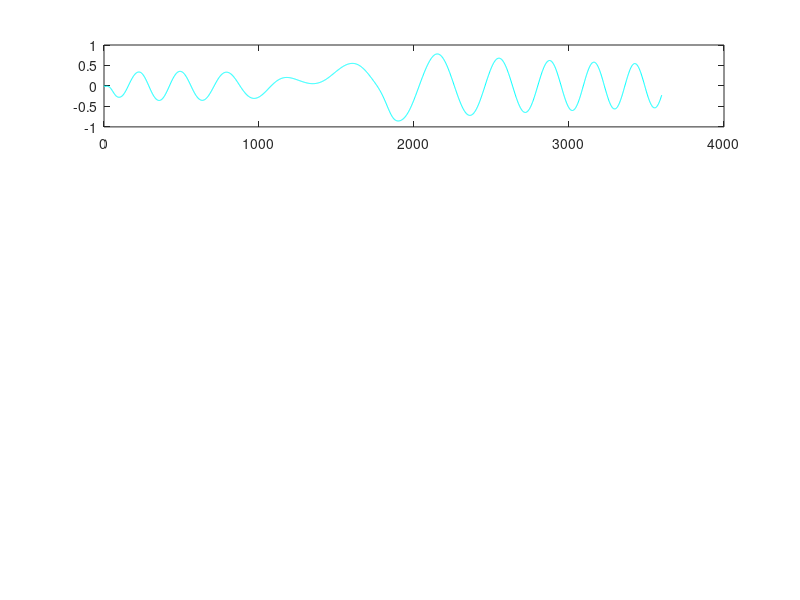

MATLAB code to generate this figure: (Note: this script raises an error after producing the figure.)
clear;close all;clc;
%% MEKF filter -- Spacecraft Attitude Estimation with Gyro Bias Compensation
% Author: Erin McNeil
% Date: 10/26/24

format long
%%
load('A5P7.mat') % load simulated gyro measurement data

%%  
sigma_theta = 5; %deg
sigma_Beta = 0.1/3600; %deg/sec
P_1 = (sigma_theta^2)*eye(3);
P_2 = (sigma_Beta^2)*eye(3);
P = blkdiag(P_1, P_2);

dt = 1;
sigma_v = 0.1/3600; %deg/sec
sigma_u = 0.1*(1/3600); %deg/sec standard deviation in all three axes
Q_1 = ((sigma_v^2)*dt + (1/3)*(sigma_u^2)*dt^3)*eye(3);
Q_2 = -(0.5*(sigma_u^2)*dt^2)*eye(3);
Q_3 = -(0.5*(sigma_u^2)*dt^2)*eye(3);
Q_4 = (sigma_v^2)*dt*eye(3);
Q = [Q_1 Q_2; 
     Q_3 Q_4];
  
sigma_M = 10; %deg
sigma_S = 1; %deg
R_1 = (sigma_M^2)*eye(3);
R_2 = (sigma_S^2)*eye(3);
R = blkdiag(R_1, R_2);

%% initial state  
q = [0.010293885233473;...
      -0.706932213120670; ...
      -0.017713746763756; ...
      -0.706984515498537]; % Initial state attitude
 
delta_x = [0;0;0;0;0;0];
dtheta = [0;0;0];
Beta_hat = [0;0;0];

sigx = 0;
sigy = 0;
sigz = 0;
sig_err_3a = 0;

%% MEKF Iterations
dt = 1;
tf = 3600-1;

dtPlot = dt; % How often to plot results
tPlot = -inf;

% Initialize arrays for plotting at the end of the program
delta_xArray = [];
tArray = [];
qArray = [];
KArray = [];
PArray = [];
BetaArray = [];
sigxArray = [];
sigyArray = [];
sigzArray = [];
sig_err_3aArray = [];

iter = 0;
for t = 0 : dt : tf
    iter = iter + 1;
    
    if t >= tPlot + dtPlot
        % Save data for plotting
        tPlot = t + dtPlot - eps;
        delta_xArray = [delta_xArray delta_x];
        qArray = [qArray q];
        PArray = [PArray P];
        BetaArray = [BetaArray Beta_hat];
        sigxArray = [sigxArray sigx];
        sigyArray = [sigyArray sigy];
        sigzArray = [sigzArray sigz];
        sig_err_3aArray = [sig_err_3aArray sig_err_3a];
        tArray = [tArray t];
    end
    
    % reset delta_x
    delta_x = [0;0;0;0;0;0]; %deg
    
    % gyro meas update
    w_meas = wm(:,iter)*180/pi; %deg/sec
    w_meas_hat = w_meas - Beta_hat;
    
    Phi_meas = (sin(0.5*norm(w_meas_hat)*dt)*w_meas_hat)/norm(w_meas_hat);

    Phi_meas_cross = [0 -Phi_meas(3) Phi_meas(2);
                      Phi_meas(3) 0 -Phi_meas(1);
                      -Phi_meas(2) Phi_meas(1) 0];

    theta_of_wm = [(cos(0.5*norm(w_meas_hat)*dt)*eye(3) - Phi_meas_cross) (Phi_meas); ...
                           (-Phi_meas') (cos(0.5*norm(w_meas_hat)*dt))];
    q = theta_of_wm*q;
    
    A_q = [(q(1)^2 - q(2)^2 - q(3)^2 + q(4)^2) (2*(q(1)*q(2) + q(3)*q(4))) (2*(q(1)*q(3) - q(2)*q(4))); ...
         (2*(q(2)*q(1) - q(3)*q(4))) (-q(1)^2 + q(2)^2 - q(3)^2 + q(4)^2) (2*(q(2)*q(3) + q(1)*q(4))); ...
         (2*(q(3)*q(1) + q(2)*q(4))) (2*(q(3)*q(2) - q(1)*q(4))) (-q(1)^2 - q(2)^2 + q(3)^2 + q(4)^2)];


    F = -[0 -w_meas_hat(3) w_meas_hat(2) -1     0     0;
          w_meas_hat(3) 0 -w_meas_hat(1)  0    -1     0;
         -w_meas_hat(2) w_meas_hat(1) 0   0     0    -1;
          0 0 0                           0     0     0;
          0 0 0                           0     0     0;
          0 0 0                           0     0     0];

    wx = -[0 -w_meas(3) w_meas(2);
          w_meas(3) 0 -w_meas(1);
          -w_meas(2) w_meas(1) 0];
      
    phi_11 = eye(3) - wx*(sin(norm(wx)*dt)/norm(wx)) + (wx^2)*((1-cos(norm(wx)*dt))/norm(wx)^2);
    phi_12 = wx*((1-cos(norm(wx)*dt))/norm(wx)^2) - eye(3)*dt - (wx^2)*((norm(wx)*dt - sin(norm(wx)*dt))/norm(wx)^3);
    phi_21 = eye(3)*0;
    phi_22 = eye(3);
    phi = [phi_11 phi_12;
           phi_21 phi_22];%state transition matrix
       
    Y = eye(6); 
    
    P = phi*P'*phi' + Y*Q*Y'; % a priori state estimate covariance (propogate)
    delta_x = phi*delta_x; %deg => zero always
    
%   gather measurements
    b1 = b1m(:,iter);
    b2 = b2m(:,iter);
        
    h_q = [A_q*r1; ...
           A_q*r2];

    b1_cross = [0 -b1(3) b1(2);
                b1(3) 0 -b1(1);
               -b1(2) b1(1) 0];

    b2_cross = [0 -b2(3) b2(2);
                b2(3) 0 -b2(1);
               -b2(2) b2(1) 0];
   zero_matrix = eye(3)*0;

    H_q = [b1_cross zero_matrix; ...
            b2_cross zero_matrix];


    K = P * H_q' * inv(H_q * P * H_q' + R);  % calculate kalman gain
    
    y = [b1; b2];
    delta_x = delta_x + K*(y - h_q); %calculate posteriori state estimate (update)
    dtheta = delta_x(1:3); %deg
    dBeta = delta_x(4:6); %deg

    P = (eye(6) - K * H_q) * P; %calculate posteriori state est covariance (update)

    q1v = dtheta/2;
    q1s = 1;  
    q1 = [q1v;
          q1s];

    q2v = q(1:3);
    q2s = q(4);  
    q2 = [q2v;
          q2s];  

     qstar = [(q1v*q2s + q2v*q1s - cross(q1v,q2v)); ...
               (q1s*q2s - dot(q1v,q2v))];

    q = qstar/norm(qstar);
    
    Beta_hat = Beta_hat + dBeta;
    
% calcs for plots
    sigx = sqrt(P(1,1));
    sigy = sqrt(P(2,2));
    sigz = sqrt(P(3,3));
    
    sig_err_3a = sqrt(sigx^2 + sigy^2 + sigz^2);
    
end

%% part b

figure(1);
subplot(4,1,1);
plot(tArray, qArray(1,:),'c-');
sgtitle('Erin McNeil:', 'FontSize', 12);
title('Spacecraft Quaternion Estimation', 'FontSize', 12);
set(gca,'FontSize',12); set(gcf,'Color','White');
ylabel('Est q1');xlabel('Secs');  

subplot(4,1,2);
plot(tArray, qArray(2,:),'c-');
title('Spacecraft Quaternion Estimation', 'FontSize', 12);
set(gca,'FontSize',12); set(gcf,'Color','White');
ylabel('Est q2');xlabel('Secs'); 

subplot(4,1,3);
plot(tArray, qArray(3,:),'c-');
title('Spacecraft Quaternion Estimation', 'FontSize', 12);
set(gca,'FontSize',12); set(gcf,'Color','White');
ylabel('Est q3');xlabel('Secs'); 

subplot(4,1,4);
plot(tArray, qArray(4,:),'c-');
title('Spacecraft Quaternion Estimation', 'FontSize', 12);
set(gca,'FontSize',12); set(gcf,'Color','White');
ylabel('Est q4');xlabel('Secs'); 
set(gcf, 'Position', get(0, 'Screensize'));

saveas(gcf,'SC_Quaternion_Estimations.png');

%% part c

figure(2);
subplot(3,1,1);
plot(tArray, BetaArray(1,:),'c-');
sgtitle('Erin McNeil:', 'FontSize', 12);
title('Spacecraft Bias Estimation', 'FontSize', 12);
set(gca,'FontSize',12); set(gcf,'Color','White');
ylabel('Est Beta x (deg)');xlabel('Secs');  

subplot(3,1,2);
plot(tArray, BetaArray(2,:),'c-');
title('Spacecraft Bias Estimation', 'FontSize', 12);
set(gca,'FontSize',12); set(gcf,'Color','White');
ylabel('Est Beta y (deg)');xlabel('Secs'); 

subplot(3,1,3);
plot(tArray, BetaArray(3,:),'c-');
title('Spacecraft Bias Estimation', 'FontSize', 12);
set(gca,'FontSize',12); set(gcf,'Color','White');
ylabel('Est Beta z (deg)');xlabel('Secs'); 
set(gcf, 'Position', get(0, 'Screensize'));

saveas(gcf,'SC_Gyro_Bias_Estimations.png');

